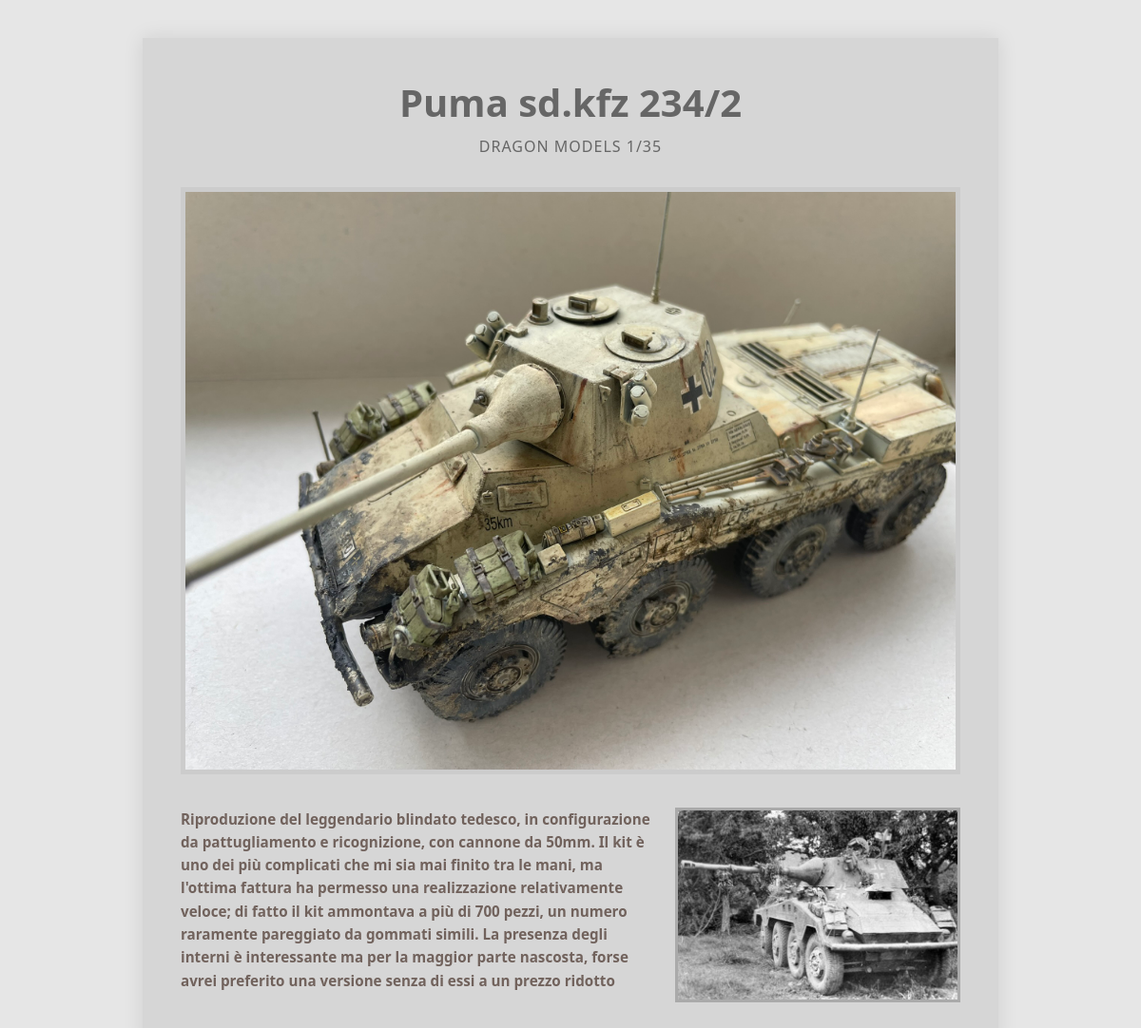
Page /modello.php?id=1 on the committed database.
### tables this page shows
CREATE TABLE `modello` (
  `id` int(100) NOT NULL,
  `nome` varchar(30) NOT NULL COMMENT 'nome veicolo',
  `dati` varchar(50) NOT NULL COMMENT 'produttore e scala',
  `descrizione` varchar(2000) NOT NULL,
  `immagine1` varchar(100) NOT NULL COMMENT 'immagine modello',
  `immagine2` varchar(100) NOT NULL COMMENT 'immagine vera'
);

### modello.php (the view, shortened to what this page needs)
<!DOCTYPE html>
<html lang="en">
<head>
    <link rel="stylesheet" href="style.css">
</head>
<body>
                    <?php
                    $db_host = "localhost";
                    $db_user = "root";
                    $db_password = "root";
                    $db_name = "modellismo";
                $id_modello = isset($_GET['id']) ? intval($_GET['id']) : 0;
                $myconn = new mysqli($db_host, $db_user, $db_password, $db_name);
                if ($myconn->connect_errno) {
                    echo "<p>Failed to connect to MySQL: $myconn->connect_error</p>";
                    exit();
                } else {
                    $mia_query = "SELECT id, nome, dati, descrizione, immagine1, immagine2 FROM modello WHERE id = $id_modello";
                    $result = $myconn->query($mia_query);
                    if ($result && $result->num_rows > 0) {
                        $resrow = $result->fetch_row();
                        $nome = $resrow[1];
                        $dati = $resrow[2];
                        $descrizione = $resrow[3];
                        $modellino = $resrow[4];
                        $storica = $resrow[5];
                    } else {
                        echo "<p>Modello non trovato.</p>";
                    }
                }
                    ?>
    <div class="container">
                    <?php
        echo "<h1>$nome</h1>";
        echo "<h2>$dati</h2>";
                ?>
        <div class="image-main">
            <?php
                echo "<img src='./assets/$modellino' >";
            ?>
        </div>
        <div class="content">
            <div class="text">
                <?php
                    echo "<p>$descrizione</p>";
                ?>
            </div>
            <div class="image-secondary"><?php
                        echo "<img src='./assets/$storica' >";
                ?>
            </div>
        </div>
    </div>
</body>
</html>

### style.css (style rules this page uses)
* { box-sizing: border-box; margin: 0; padding: 0; }
body { font-family: 'Segoe UI', sans-serif; background-color: #e6e6e6; color: #333; min-height: 100vh; }
.container { max-width: 900px; margin: 40px auto; padding: 40px; background-color: #d6d6d6; box-shadow: 0 0 20px rgba(0, 0, 0, 0.1); }
h1 { font-size: 2.5rem; margin-bottom: 0.2em; color: #666; text-align: center; }
h2 { font-size: 1rem; font-weight: normal; margin-bottom: 2em; color: #666; letter-spacing: 1px; text-align: center; }
.image-main img { max-width: 100%; height: auto; border: 5px solid #ccc; }
.content { display: flex; flex-wrap: wrap; justify-content: center; margin-top: 30px; gap: 20px; }
.text { flex: 1 1 400px; font-size: 0.95rem; line-height: 1.6; text-align: left; }
.text p { color: #71625C; font-weight: 600; }
.image-secondary { flex: 0 1 300px; }
.image-secondary img { width: 100%; height: auto; border: 3px solid #aaa; }

### rows in the picture
modello: nome "Puma sd.kfz 234/2", dati "DRAGON MODELS 1/35", immagine1 (picture), descrizione "Riproduzione del leggendario blindato tedesco, in configurazione da pattugliamento e ricognizione, con cannone da 50mm. Il kit è uno dei più complicati che mi sia mai finito tra le mani, ma l'ottima fattura ha permesso una realizzazione relativamente veloce; di fatto il kit ammontava a più di 700 pezzi, un numero raramente pareggiato da gommati simili. La presenza degli interni è interessante ma per la maggior parte nascosta, forse avrei preferito una versione senza di essi a un prezzo ridotto", immagine2 (picture)
